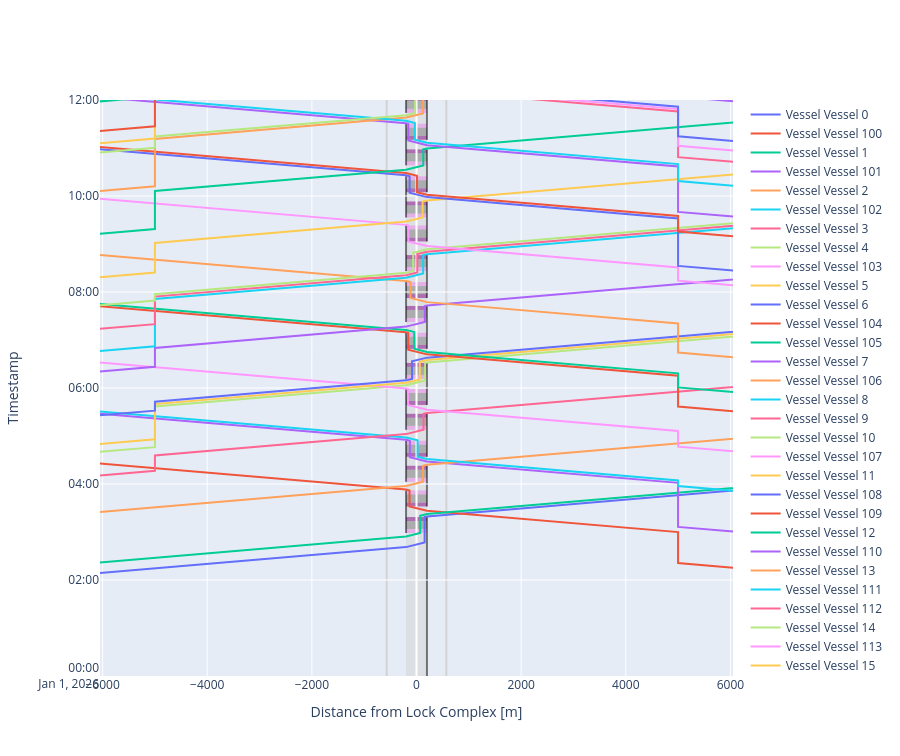

This figure's notebook cell:
### Markdown cell above
##### Time-distance diagram of vessels passing the lock and planning info
Luckily, the time-distance diagram shows the behaviour of the vessels in a more comprehensible manner. Waiting times emerge.

### Code cell
def cm_to_pixels(cm):
    return cm * 37.8 # Set figure height to 10 cmfig.update_layout(height=cm_to_pixels(10))

# We can plot the time-distance diagram
fig = lock_chamber.plot(xlimmin = -6050, 
                        xlimmax = 6050,
                        ylimmin = pd.Timestamp('2026-01-01 00:00:00'),
                        ylimmax = pd.Timestamp('2026-01-01 12:00:00'),
                        method='Plotly',
                        boundary_nodes = ['-1','+1'])

fig.update_layout(height=cm_to_pixels(20))
